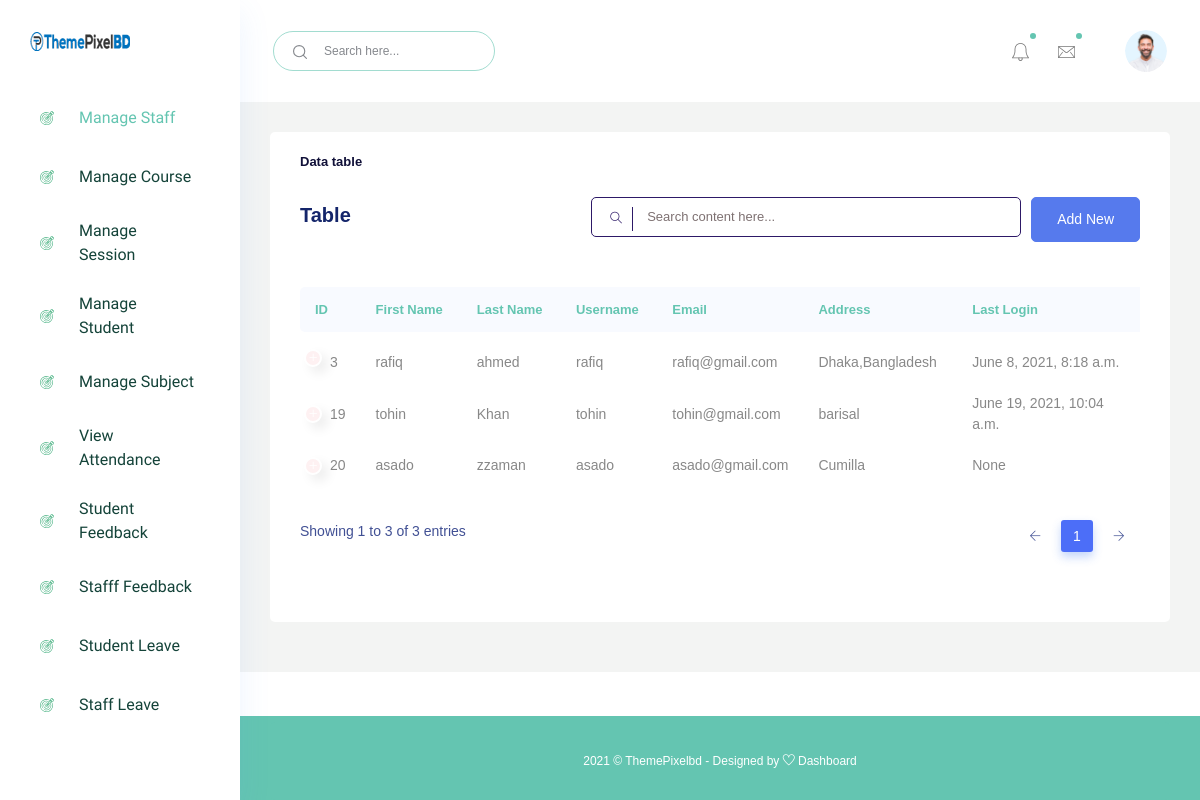
The app's page /manage_staff/ (signed in), older data.
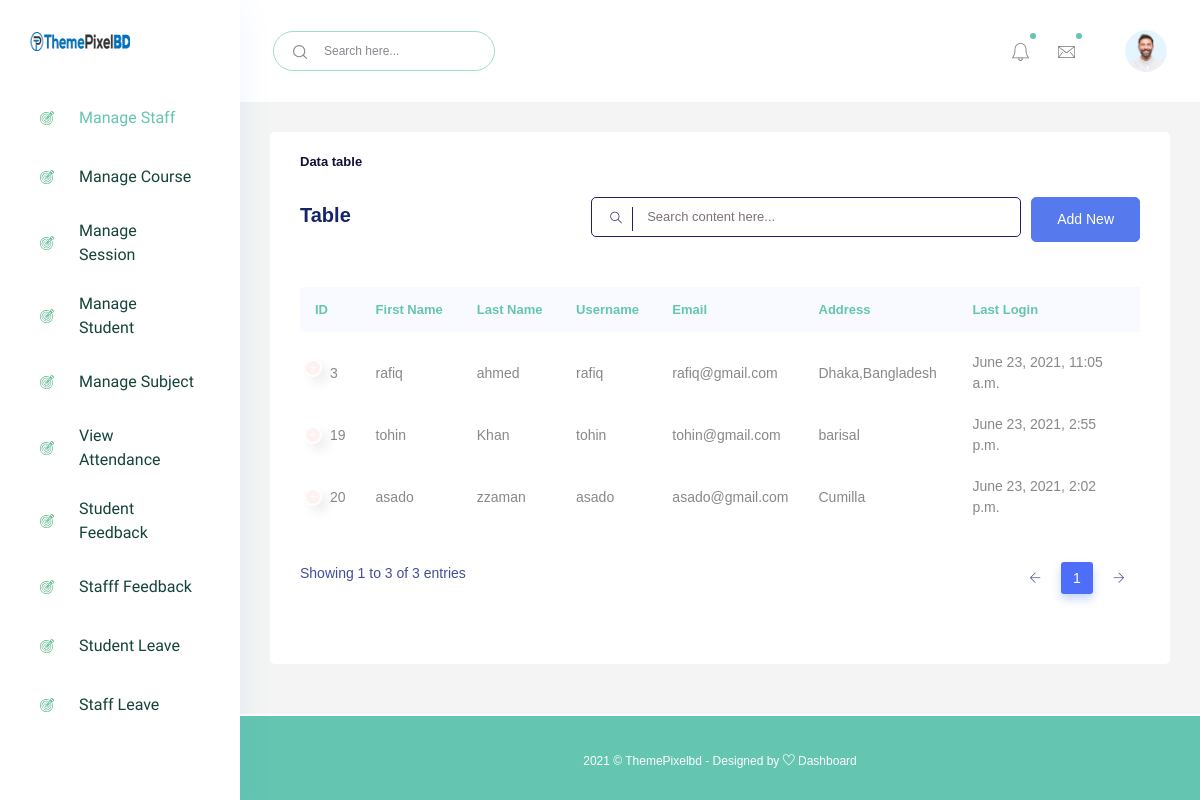
The same page, newer data.
### accounts/models.py (models this page shows)
class Staffs(models.Model):
    id = models.AutoField(primary_key=True)
    admin = models.OneToOneField(CustomUser, on_delete = models.CASCADE)
    address = models.TextField()
    created_at = models.DateTimeField(auto_now_add=True)
    updated_at = models.DateTimeField(auto_now=True)
    objects = models.Manager()

class CustomUser(AbstractUser):
    user_type_data = ((1, "HOD"), (2, "Staff"), (3, "Student"))
    user_type = models.CharField(default=1, choices=user_type_data, max_length=10)

### accounts/HodViews.py (the view)
# urls.py: path('manage_staff/', HodViews.manage_staff, name="manage_staff"),
def manage_staff(request):
    staffs = Staffs.objects.all()
    context = {
        "staffs": staffs
    }
    return render(request, "hod_template/manage_staff_template.html", context)

### accounts/LoginCheckMiddleWare.py (called while the page is built, shortened)
    def process_view(self, request, view_func, view_args, view_kwargs):
        modulename = view_func.__module__
        user = request.user
        if user.is_authenticated:
            if user.user_type == "1":
                if modulename == "accounts.HodViews":
                    pass
                elif modulename == "accounts.views" or modulename == "django.views.static":
                    pass
                else:
                    return redirect("admin_home")
            else:
                return redirect("login")
        else:
            if request.path == reverse("login") or request.path == reverse("doLogin"):
                pass
            else:
                return redirect("login")

### templates/hod_template/manage_staff_template.html (shortened to what this page needs)
{% extends 'hod_template/base_template.html' %}
{% block main_content %}
<div class="main_content_iner ">
    <div class="container-fluid p-0">
        <div class="row justify-content-center">
            <div class="col-lg-12">
                <div class="white_card card_height_100 mb_30">
                    <div class="white_card_header">
                        <div class="box_header m-0">
                            <div class="main-title">
                                <h3 class="m-0">Data table</h3>
                            </div>
                        </div>
                    </div>
                    <div class="white_card_body">
                        <div class="QA_section">
                            <div class="white_box_tittle list_header">
                                <h4>Table</h4>
                                <div class="box_right d-flex lms_block">
                                    <div class="serach_field_2">
                                        <div class="search_inner">
                                            <form Active="#">
                                                <div class="search_field">
                                                    <input type="text" placeholder="Search content here...">
                                                </div>
                                                <button type="submit"><i class="ti-search"></i></button>
                                            </form>
                                        </div>
                                    </div>
                                    <div class="add_button ml-10">
                                        <a href="{% url 'add_staff' %}" class="btn_1">Add New</a>
                                    </div>
                                </div>
                            </div>
                            <div class="QA_table mb_30">
                                <table class="table lms_table_active ">
                                    <thead>
                                    <tr>
                                        <th>ID</th>
                                        <th>First Name</th>
                                        <th>Last Name</th>
                                        <th>Username</th>
                                        <th>Email</th>
                                        <th>Address</th>
                                        <th>Last Login</th>
                                    </tr>
                                    </thead>
                                    <tbody>
                                    {% for staff in staffs %}
                                    <tr>
                                        <td>{{ staff.admin.id }}</td>
                                        <td>{{ staff.admin.first_name }}</td>
                                        <td>{{ staff.admin.last_name }}</td>
                                        <td>{{ staff.admin.username }}</td>
                                        <td>{{ staff.admin.email }}</td>
                                        <td>{{ staff.address }}</td>
                                        <td>{{ staff.admin.last_login }}</td>
                                    </tr>
                                    {% endfor %}
                                    </tbody>
                                </table>
                            </div>
                        </div>
                    </div>
                </div>
            </div>
        </div>
    </div>
</div>
{% endblock %}

Row changes from the older to the newer data that the page shows:
changed through a linked row, Staffs "Dhaka,Bangladesh": admin.last_login "June 8, 2021, 8:18 a.m." → "June 23, 2021, 11:05 a.m."
changed through a linked row, Staffs "barisal": admin.last_login "June 19, 2021, 10:04 a.m." → "June 23, 2021, 2:55 p.m."
changed through a linked row, Staffs "Cumilla": admin.last_login "None" → "June 23, 2021, 2:02 p.m."
